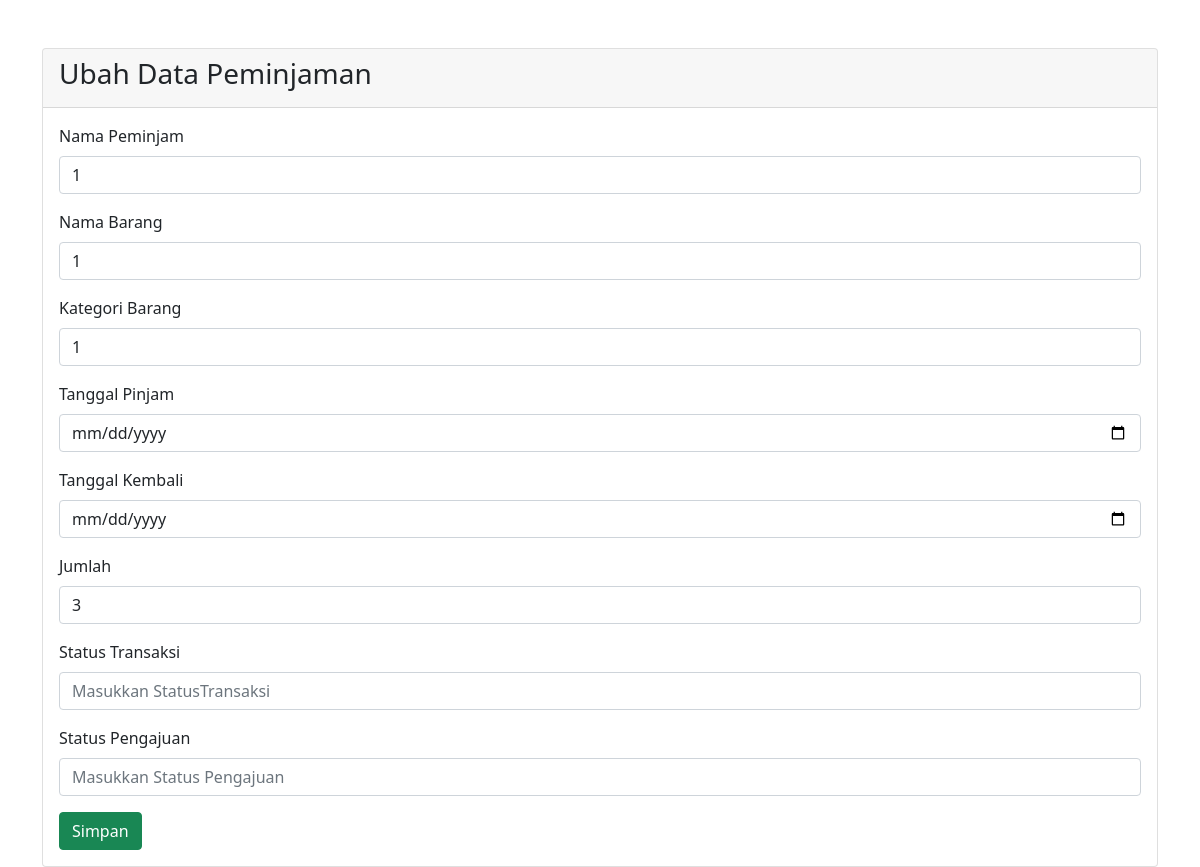
Page /index.php/peminjaman/edit/2 on the committed database.
### tables this page shows
CREATE TABLE `tb_peminjaman` (
  `id_pinjam` int(20) NOT NULL,
  `id_barang` int(20) NOT NULL,
  `id_user` int(20) NOT NULL,
  `tanggal_pinjam` datetime(6) NOT NULL,
  `tanggal_kembali` datetime(6) NOT NULL,
  `jumlah` int(15) NOT NULL,
  `status_transaksi` tinytext NOT NULL,
  `status_pengajuan` tinytext NOT NULL,
  `id_kategori` int(20) NOT NULL
);

### application/controllers/Peminjaman.php (called while the page is built, shortened)
<?php
class Peminjaman extends CI_Controller {
    function __construct(){
        $this->load->model('M_Peminjaman', 'peminjaman', TRUE);
        $this->load->helper(array('form', 'url'));
    }
    public function edit($id)
    {
        $this->load->model('M_Peminjaman','peminjaman');
        $data = $this->peminjaman->get_byid($id);
        $this->load->view('peminjaman/peminjaman_edit',$data);
    }
}
?>

### index.php (called while the page is built, shortened)
<?php
require_once BASEPATH.'core/CodeIgniter.php';

### application/models/M_Peminjaman.php (called while the page is built, shortened)
<?php
    class M_Peminjaman extends CI_Model {
        function get_byid($id)
        {
            return $this->db->where('id_pinjam', $id)
            ->get('tb_peminjaman')->row_array();
        }
    }
?>

### application/views/peminjaman/peminjaman_edit.php (the view, shortened to what this page needs)
<!DOCTYPE html>
<html lang="en">
<head>
<link href="https://cdn.jsdelivr.net/npm/bootstrap@5.0.0-beta3/dist/css/bootstrap.min.css" rel="stylesheet">
</head>
<body>
    <div class="container mt-5">
        <div class="row">
            <div class="col-md-12">
                <div class="card">
                    <div class="card-header">
                        <h3 class="d-flex justify-content-between">Ubah Data Peminjaman</h3>
                    </div>
                    <div class="card-body">
                        <form action="<?= base_url()?>peminjaman/update" method="post">
                        <div class="mb-3">
                                <label for="id_user" class="form-label">Nama Peminjam</label>
                                <input type="text" class="form-control" name="id_user" value="<?= $id_user ?>" placeholder="Masukkan Nama Peminjam">
                            </div>
                            <div class="mb-3">
                                <label for="id_barang" class="form-label">Nama Barang</label>
                                <input type="text" class="form-control" name="id_barang"  value="<?= $id_barang ?>" placeholder="Masukkan Nama Barang">
                            </div>
                            <div class="mb-3">
                                <label for="id_kategori" class="form-label">Kategori Barang</label>
                                <input type="text" class="form-control" name="id_kategori"  value="<?= $id_kategori ?>" placeholder="Masukkan Kategori Barang">
                            </div>
                            <div class="mb-3">
                                <label for="tanggal_pinjam" class="form-label">Tanggal Pinjam</label>
                                <input type="date" class="form-control" name="tanggal_pinjam"  value="<?= $tanggal_pinjam ?>" placeholder="Masukkan Tanggal Pinjam">
                            </div>
                            <div class="mb-3">
                                <label for="tanggal_kembali" class="form-label">Tanggal Kembali</label>
                                <input type="date" class="form-control" name="tanggal_kembali"  value="<?= $tanggal_kembali ?>" placeholder="Masukkan Tanggal Kembali">
                            </div>
                            <div class="mb-3">
                                <label for="jumlah" class="form-label">Jumlah</label>
                                <input type="text" class="form-control" name="jumlah"  value="<?= $jumlah ?>" placeholder="Masukkan Jumlah Barang">
                            </div>
                            <div class="mb-3">
                                <label for="status_transaksi" class="form-label">Status Transaksi</label>
                                <input type="text" class="form-control" name="status_transaksi"  value="<?= $status_transaksi ?>" placeholder="Masukkan StatusTransaksi">
                            </div>
                            <div class="mb-3">
                                <label for="status_pengajuan" class="form-label">Status Pengajuan</label>
                                <input type="text" class="form-control" name="status_pengajuan"  value="<?= $status_pengajuan ?>" placeholder="Masukkan Status Pengajuan">
                            </div>
                            <button type="submit" class="btn btn-success">Simpan</button>
                        </form>
                    </div>
                </div>
            </div>
        </div>
    </div>
</body>
</html>

### rows in the picture
tb_peminjaman: id_user "1", id_barang "1", id_kategori "1", jumlah "3"
